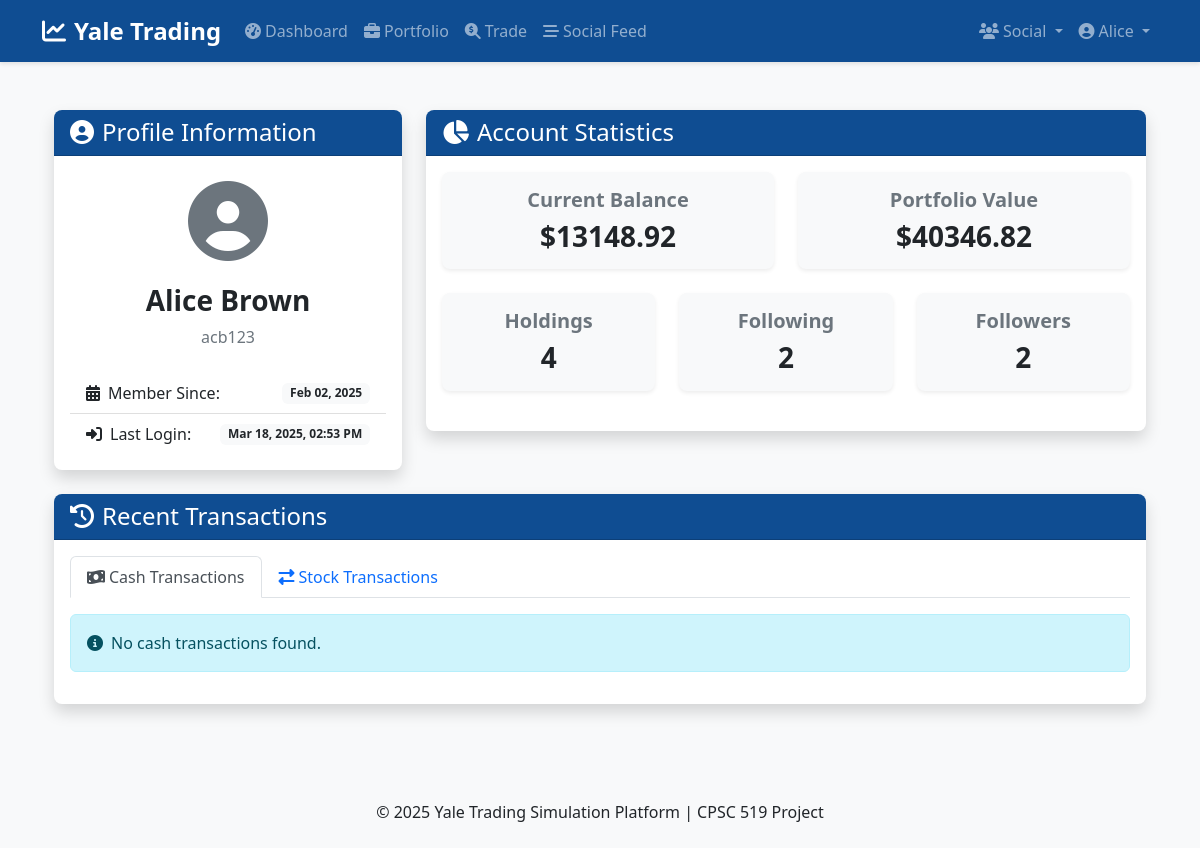
/profile (signed in), run on an earlier commit of the app's database.
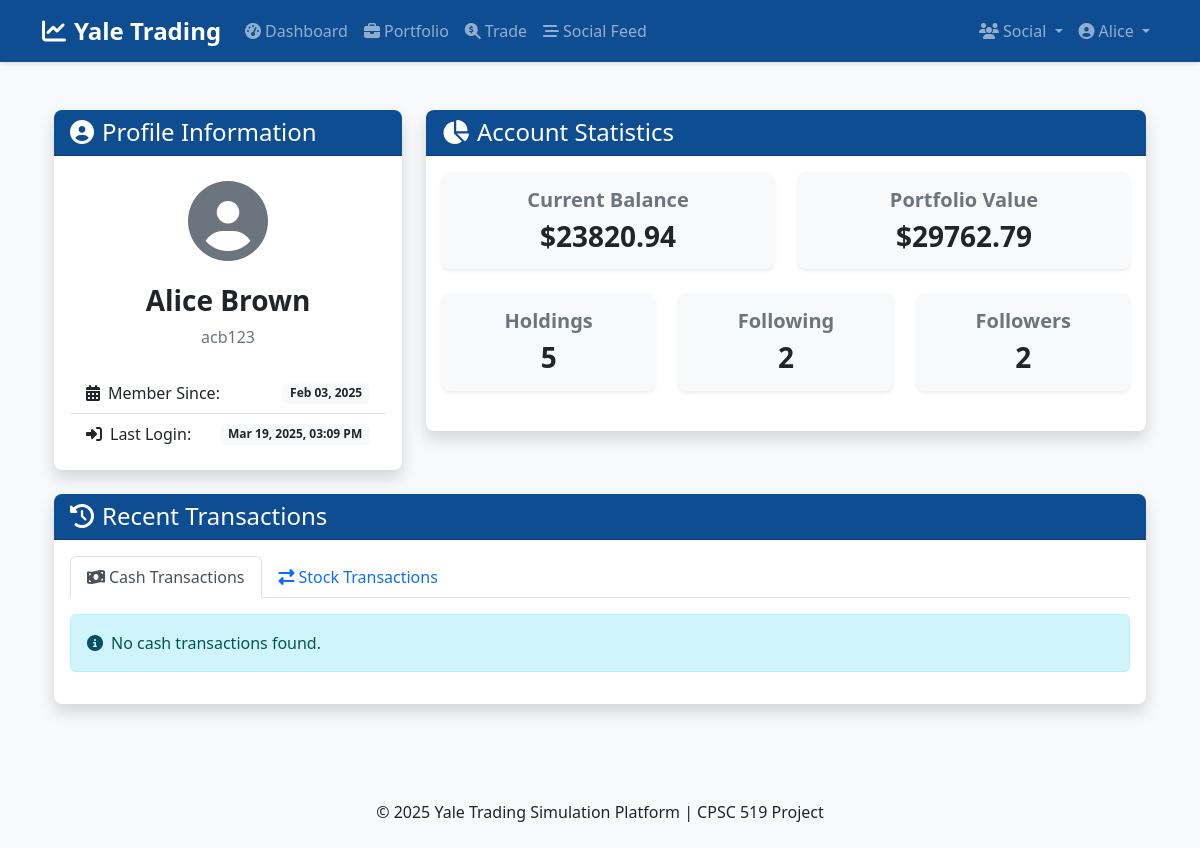
And on a later commit of the database.
### app/models/user.py (models this page shows, shortened)
class User(db.Model, UserMixin):
    id = db.Column(db.Integer, primary_key=True)
    net_id = db.Column(db.String(20), unique=True, nullable=False)
    password_hash = db.Column(db.String(128), nullable=False)
    first_name = db.Column(db.String(50), nullable=False)
    last_name = db.Column(db.String(50), nullable=False)
    balance = db.Column(db.Float, default=0.0)
    created_at_edt = db.Column(db.DateTime, default=datetime.now(zoneinfo.ZoneInfo("America/New_York")))
    last_login_edt = db.Column(db.DateTime, default=datetime.now(zoneinfo.ZoneInfo("America/New_York")))
    is_active = db.Column(db.Boolean, default=True)
    portfolio = db.relationship('StockHolding', backref='user', lazy=True)
    transactions = db.relationship('Transaction', backref='user', lazy=True)
    cash_transactions = db.relationship('CashTransaction', backref='user', lazy=True)
    posts = db.relationship('TradingPost', backref='author', lazy=True)
    comments = db.relationship('Comment', backref='author', lazy=True)
    followed = db.relationship(
        'User', secondary=followers,
        primaryjoin=(followers.c.follower_id == id),
        secondaryjoin=(followers.c.followed_id == id),
        backref=db.backref('followers', lazy='dynamic'), lazy='dynamic'
    )
    def get_portfolio_value(self):
        total_value = 0.0
        for holding in self.portfolio:
            total_value += holding.quantity * holding.current_price
        return total_value

### app/models/stock.py (models this page shows, shortened)
class StockHolding(db.Model):
    id = db.Column(db.Integer, primary_key=True)
    user_id = db.Column(db.Integer, db.ForeignKey('user.id'), nullable=False)
    ticker = db.Column(db.String(10), nullable=False)
    company_name = db.Column(db.String(100), nullable=False)
    quantity = db.Column(db.Float, nullable=False, default=0)
    average_buy_price = db.Column(db.Float, nullable=False)
    current_price = db.Column(db.Float, nullable=False)
    last_updated = db.Column(db.DateTime, default=datetime.utcnow, onupdate=datetime.utcnow)

### app/controllers/auth.py (the view)
@auth_bp.route('/profile', methods=['GET'])
@login_required
def profile():
    return render_template('auth/profile.html', title='My Profile')

### app/models/user.py (called while the page is built)
@login_manager.user_loader
def load_user(user_id):
    return User.query.get(int(user_id))

### app/templates/auth/profile.html (shortened to what this page needs)
{% extends "layout.html" %}
{% block content %}
<div class="container py-4">
    <div class="row">
        <div class="col-lg-4 mb-4">
            <div class="card shadow">
                <div class="card-header bg-primary text-white">
                    <h2 class="h4 mb-0"><i class="fas fa-user-circle me-2"></i>Profile Information</h2>
                </div>
                <div class="card-body">
                    <div class="text-center mb-4">
                        <div class="display-1 text-muted mb-3">
                            <i class="fas fa-user-circle"></i>
                        </div>
                        <h3>{{ current_user.first_name }} {{ current_user.last_name }}</h3>
                        <p class="text-muted">{{ current_user.net_id }}</p>
                    </div>
                    <div class="list-group list-group-flush">
                        <div class="list-group-item d-flex justify-content-between align-items-center">
                            <span><i class="fas fa-calendar-alt me-2"></i>Member Since:</span>
                            <span class="badge bg-light text-dark">{{ current_user.created_at_edt.strftime('%b %d, %Y') }}</span>
                        </div>
                        <div class="list-group-item d-flex justify-content-between align-items-center">
                            <span><i class="fas fa-sign-in-alt me-2"></i>Last Login:</span>
                            <span class="badge bg-light text-dark">{{ current_user.last_login_edt.strftime('%b %d, %Y, %I:%M %p') }}</span>
                        </div>
                    </div>
                </div>
            </div>
        </div>
        <div class="col-lg-8 mb-4">
            <div class="card shadow">
                <div class="card-header bg-primary text-white">
                    <h2 class="h4 mb-0"><i class="fas fa-chart-pie me-2"></i>Account Statistics</h2>
                </div>
                <div class="card-body">
                    <div class="row">
                        <div class="col-md-6 mb-4">
                            <div class="card bg-light">
                                <div class="card-body text-center">
                                    <h5 class="text-muted">Current Balance</h5>
                                    <h3 class="mb-0">${{ current_user.balance|round(2) }}</h3>
                                </div>
                            </div>
                        </div>
                        <div class="col-md-6 mb-4">
                            <div class="card bg-light">
                                <div class="card-body text-center">
                                    <h5 class="text-muted">Portfolio Value</h5>
                                    <h3 class="mb-0">${{ current_user.get_portfolio_value()|round(2) }}</h3>
                                </div>
                            </div>
                        </div>
                    </div>
                    <div class="row">
                        <div class="col-md-4 mb-4">
                            <div class="card bg-light">
                                <div class="card-body text-center">
                                    <h5 class="text-muted">Holdings</h5>
                                    <h3 class="mb-0">{{ current_user.portfolio|length }}</h3>
                                </div>
                            </div>
                        </div>
                        <div class="col-md-4 mb-4">
                            <div class="card bg-light">
                                <div class="card-body text-center">
                                    <h5 class="text-muted">Following</h5>
                                    <h3 class="mb-0">{{ current_user.followed.count() }}</h3>
                                </div>
                            </div>
                        </div>
                        <div class="col-md-4 mb-4">
                            <div class="card bg-light">
                                <div class="card-body text-center">
                                    <h5 class="text-muted">Followers</h5>
                                    <h3 class="mb-0">{{ current_user.followers.count() }}</h3>
                                </div>
                            </div>
                        </div>
                    </div>
                </div>
            </div>
        </div>
    </div>
    <div class="row">
        <div class="col-12">
            <div class="card shadow">
                <div class="card-header bg-primary text-white">
                    <h2 class="h4 mb-0"><i class="fas fa-history me-2"></i>Recent Transactions</h2>
                </div>
                <div class="card-body">
                    <ul class="nav nav-tabs mb-3" id="transactionTabs" role="tablist">
                        <li class="nav-item" role="presentation">
                            <button class="nav-link active" id="cash-tab" data-bs-toggle="tab" data-bs-target="#cash" type="button" role="tab">
                                <i class="fas fa-money-bill-wave me-1"></i>Cash Transactions
                            </button>
                        </li>
                        <li class="nav-item" role="presentation">
                            <button class="nav-link" id="stock-tab" data-bs-toggle="tab" data-bs-target="#stock" type="button" role="tab">
                                <i class="fas fa-exchange-alt me-1"></i>Stock Transactions
                            </button>
                        </li>
                    </ul>
                    <div class="tab-content" id="transactionTabsContent">
                        <div class="tab-pane fade show active" id="cash" role="tabpanel" aria-labelledby="cash-tab">
                            {% if current_user.cash_transactions %}
                                <div class="table-responsive">
                                    <table class="table table-hover">
                                        <thead class="table-light">
                                            <tr>
                                                <th>Date & Time (EDT)</th>
                                                <th>Type</th>
                                                <th>Amount</th>
                                            </tr>
                                        </thead>
                                        <tbody>
                                            {% for transaction in current_user.cash_transactions|sort(attribute='timestamp', reverse=true) %}
                                                {% if loop.index <= 10 %}
                                                <tr>
                                                    <td>{{ transaction.timestamp.strftime('%b %d, %Y, %I:%M %p') }}</td>
                                                    <td>
                                                        {% if transaction.transaction_type == 'deposit' %}
                                                            <span class="badge bg-success"><i class="fas fa-plus-circle me-1"></i>Deposit</span>
                                                        {% else %}
                                                            <span class="badge bg-warning text-dark"><i class="fas fa-minus-circle me-1"></i>Withdrawal</span>
                                                        {% endif %}
                                                    </td>
                                                    <td>${{ transaction.amount|round(2) }}</td>
                                                </tr>
                                                {% endif %}
                                            {% endfor %}
                                        </tbody>
                                    </table>
                                </div>
                            {% else %}
                                <div class="alert alert-info">
                                    <i class="fas fa-info-circle me-2"></i>No cash transactions found.
                                </div>
                            {% endif %}
                        </div>
                    </div>
                </div>
            </div>
        </div>
    </div>
</div>
{% endblock %}

### app/templates/layout.html (shortened to what this page needs)
<!DOCTYPE html>
<html lang="en">
<head>
    <link href="https://cdn.jsdelivr.net/npm/bootstrap@5.2.3/dist/css/bootstrap.min.css" rel="stylesheet">
    <link rel="stylesheet" href="https://cdnjs.cloudflare.com/ajax/libs/font-awesome/6.3.0/css/all.min.css">
    <link rel="stylesheet" href="{{ url_for('static', filename='css/main.css') }}">
</head>
<body>
    <header>
        <nav class="navbar navbar-expand-lg navbar-dark bg-primary">
            <div class="container">
                <a class="navbar-brand" href="{{ url_for('main.home') }}">
                    <i class="fas fa-chart-line me-2"></i>Yale Trading
                </a>
                <div class="collapse navbar-collapse" id="navbarNav">
                    <ul class="navbar-nav me-auto">
                        {% if current_user.is_authenticated %}
                            <li class="nav-item">
                                <a class="nav-link" href="{{ url_for('main.dashboard') }}">
                                    <i class="fas fa-tachometer-alt me-1"></i>Dashboard
                                </a>
                            </li>
                            <li class="nav-item">
                                <a class="nav-link" href="{{ url_for('trading.portfolio') }}">
                                    <i class="fas fa-briefcase me-1"></i>Portfolio
                                </a>
                            </li>
                            <li class="nav-item">
                                <a class="nav-link" href="{{ url_for('trading.stock_search') }}">
                                    <i class="fas fa-search-dollar me-1"></i>Trade
                                </a>
                            </li>
                            <li class="nav-item">
                                <a class="nav-link" href="{{ url_for('social.feed') }}">
                                    <i class="fas fa-stream me-1"></i>Social Feed
                                </a>
                            </li>
                        {% endif %}
                    </ul>
                    <ul class="navbar-nav">
                        {% if current_user.is_authenticated %}
                            <li class="nav-item dropdown">
                                <a class="nav-link dropdown-toggle" href="#" id="socialDropdown" role="button" data-bs-toggle="dropdown">
                                    <i class="fas fa-users me-1"></i>Social
                                </a>
                            </li>
                            <li class="nav-item dropdown">
                                <a class="nav-link dropdown-toggle" href="#" id="userDropdown" role="button" data-bs-toggle="dropdown">
                                    <i class="fas fa-user-circle me-1"></i>{{ current_user.first_name }}
                                </a>
                            </li>
                        {% endif %}
                    </ul>
                </div>
            </div>
        </nav>
    </header>
    <main class="container mt-4 mb-5">
        {% block content %}{% endblock %}
    </main>
    <footer class="bg-light py-4 mt-auto">
        <div class="container text-center">
            <p class="mb-0">&copy; {{ now.year }} Yale Trading Simulation Platform | CPSC 519 Project</p>
        </div>
    </footer>
</body>
</html>

### app/static/css/main.css (style rules this page uses)
body { min-height: 100vh; display: flex; flex-direction: column; background-color: #f8f9fa; }
main { flex: 1; }
h1, h2, h3, h4, h5, h6 { font-weight: 600; }
.bg-primary { background-color: #0f4d92 !important; }
a { color: #0f4d92; }
.card { border-radius: 0.5rem; overflow: hidden; border: none; box-shadow: 0 0.125rem 0.25rem rgba(0, 0, 0, 0.075); transition: transform 0.2s, box-shadow 0.2s; }
.card-header { font-weight: 600; }
.navbar { box-shadow: 0 2px 4px rgba(0, 0, 0, 0.1); }
.navbar-brand { font-weight: 700; font-size: 1.5rem; }

What changed in the data, as far as the page shows it:
changed User "Alice": created_at_edt "Feb 02, 2025" → "Feb 03, 2025"; last_login_edt "Mar 18, 2025, 02:53 PM" → "Mar 19, 2025, 03:09 PM"; balance "13148.92" → "23820.94"
changed StockHolding: get_portfolio_value "40346.82" → "29762.79"
Also different on the page:
{{ current_user.portfolio|length }}: "4" → "5"
